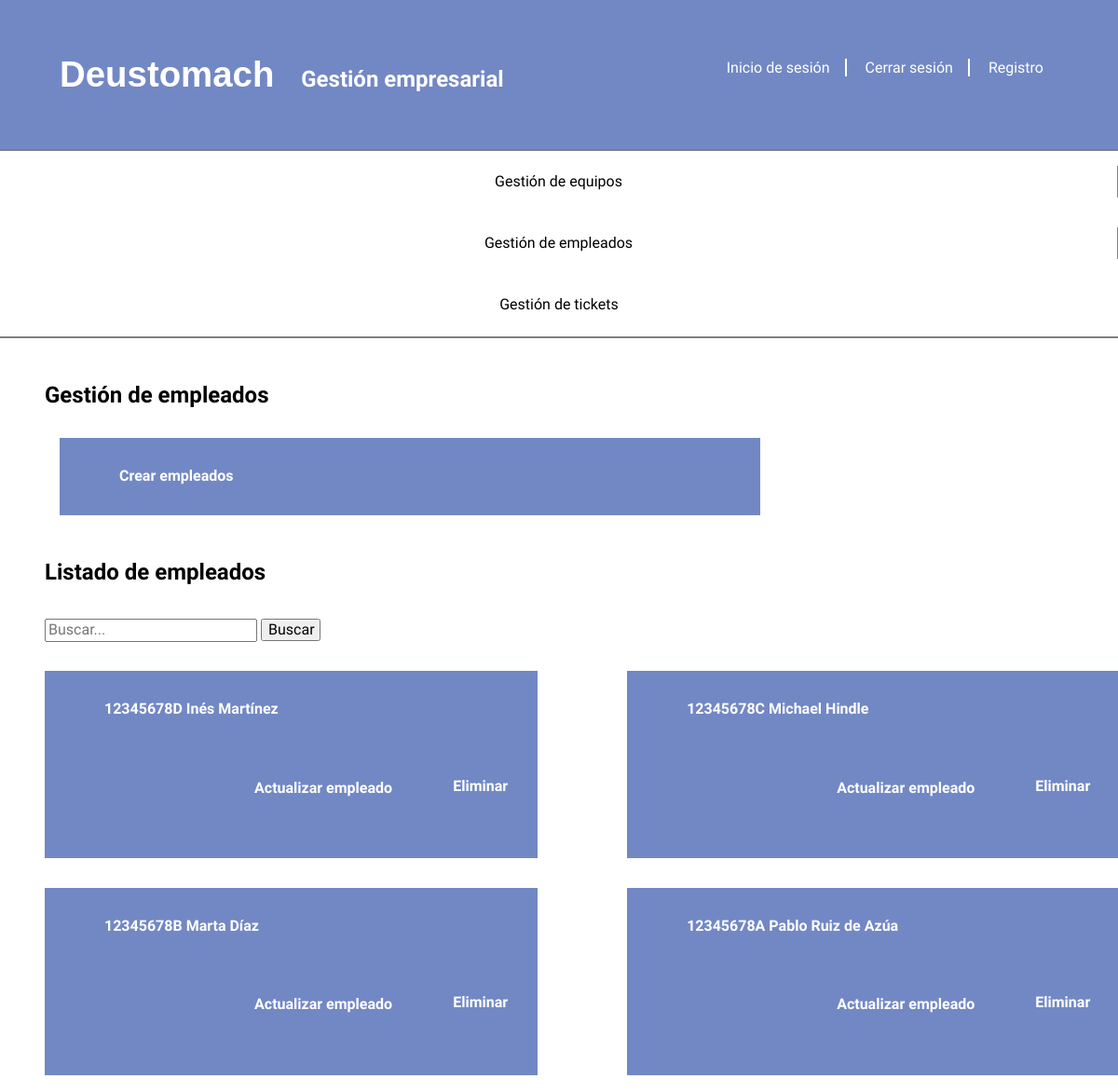
The app's page /appDeustomachGestion/empleados-menu (upper part), older data.
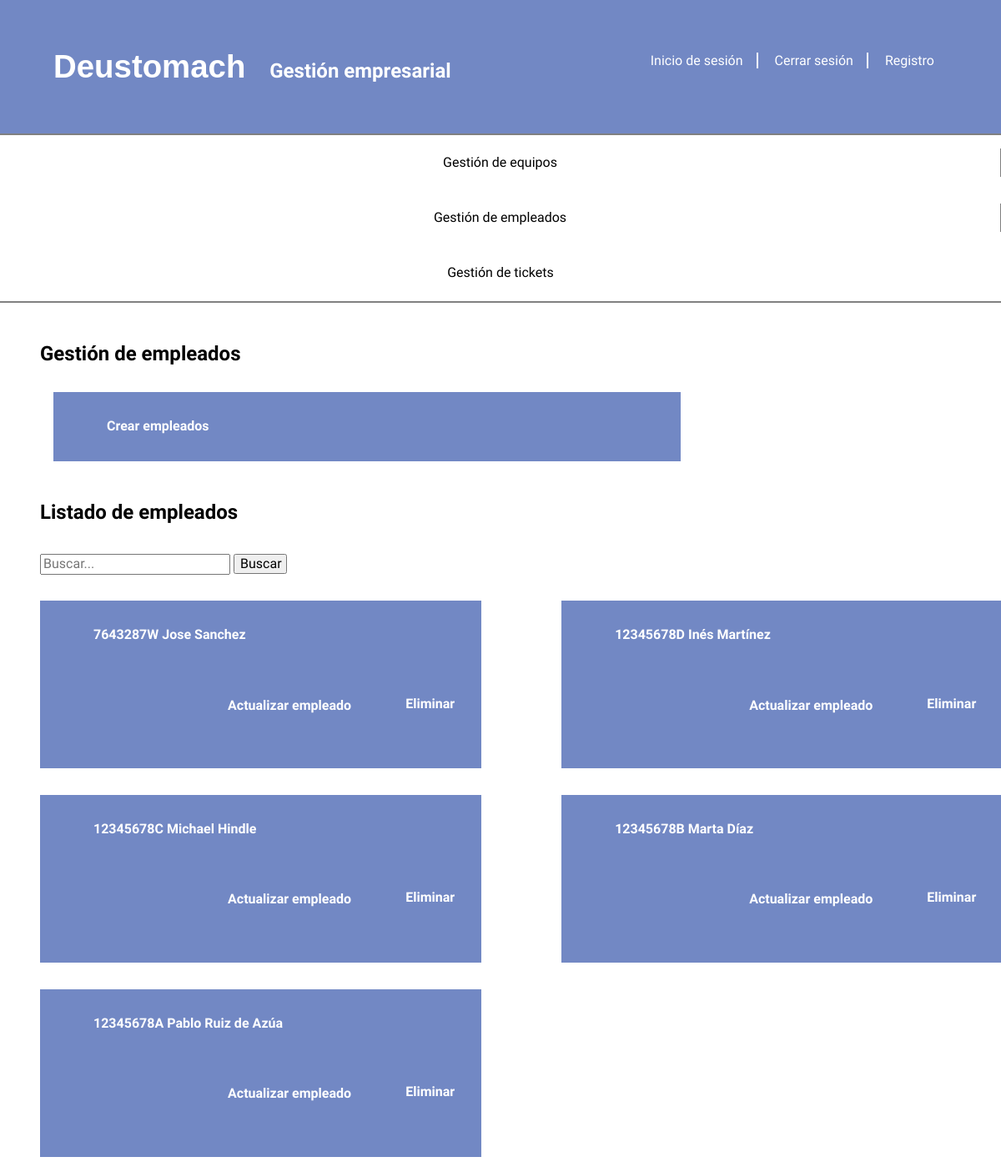
The same page, newer data.
### appDeustomachGestion/models.py (models this page shows, shortened)
class Empleado(models.Model):
    dni = models.CharField(max_length=20, unique=True)
    nombre = models.CharField(max_length=100)
    apellidos = models.CharField(max_length=100)
    email = models.EmailField()
    telefono = models.CharField(max_length=20)
    created = models.DateTimeField(auto_now_add=True, null=True, blank=True)
    updated = models.DateTimeField(auto_now=True, null=True, blank=True)
    class Meta:
        verbose_name_plural = "empleados"
        verbose_name = "empleado"
        ordering = ["-created"]

### appDeustomachGestion/views.py (the view)
# urls.py: path('empleados-menu', listar_empleados, name='empleados'),
def listar_empleados(request):
    busqueda = request.POST.get("buscar")
    empleados = Empleado.objects.all()
    if busqueda:
        empleados = Empleado.objects.filter(
            Q(dni__icontains=busqueda) |
            Q(nombre__icontains=busqueda)
        ).distinct()
    return render(request, "appDeustomachGestionEmpleados/empleados_menu.html", {"empleados": empleados})

### templates/appDeustomachGestionEmpleados/empleados_menu.html (shortened to what this page needs)
{% extends 'base.html' %}
{% load static %}
{% block contenido %}
    <main class="menu">
        <h2>Gestión de empleados</h2>
        <section class="gestion-tickets">
            <div class="box-create">
                <a href="{% url 'empleados_create' %}">Crear empleados</a>
            </div>
            <h2>Listado de empleados</h2>
            <div class="box-busqueda">
                <form method="POST">
                    <div class="busqueda">
                        <label>
                            <input type="text" placeholder="Buscar..." name="buscar" value="{{ request.POST.buscar }}">
                        </label>
                        <button type="submit">Buscar</button>
                    </div>
                </form>
            </div>
            <div class="grid">
                {% if empleados %}
                    {% for empleado in empleados %}
                        <div class="box-item">
                            <a href="javascript:void(0);" onclick="mostrarDetallesEmpleado({{ empleado.id }}, 'empleado-detalles-{{ empleado.id }}');">
                                {{ empleado.dni }} {{ empleado.nombre }} {{ empleado.apellidos }}
                            </a>
                            <div class="box">
                                <div class="box-update">
                                    <a href="{% url 'empleados_update' pk=empleado.pk %}">Actualizar empleado</a>
                                </div>
                                <div class="box-eliminar">
                                    <form method="post" action="{% url 'empleados_delete' pk=empleado.pk %}" style="display:inline;">
                                        <a type="submit" onclick="return confirm('¿Estás seguro de que deseas eliminar este empleado?');">Eliminar</a>
                                    </form>
                                </div>
                            </div>
                        </div>
                    {% endfor %}
                {% else %}
                    <p>No hay empleados creados.</p>
                {% endif %}
            </div>
        </section>
    </main>
{% endblock %}

Row changes from the older to the newer data that the page shows:
added Empleado: dni "7643287W", nombre "Jose", apellidos "Sanchez"
